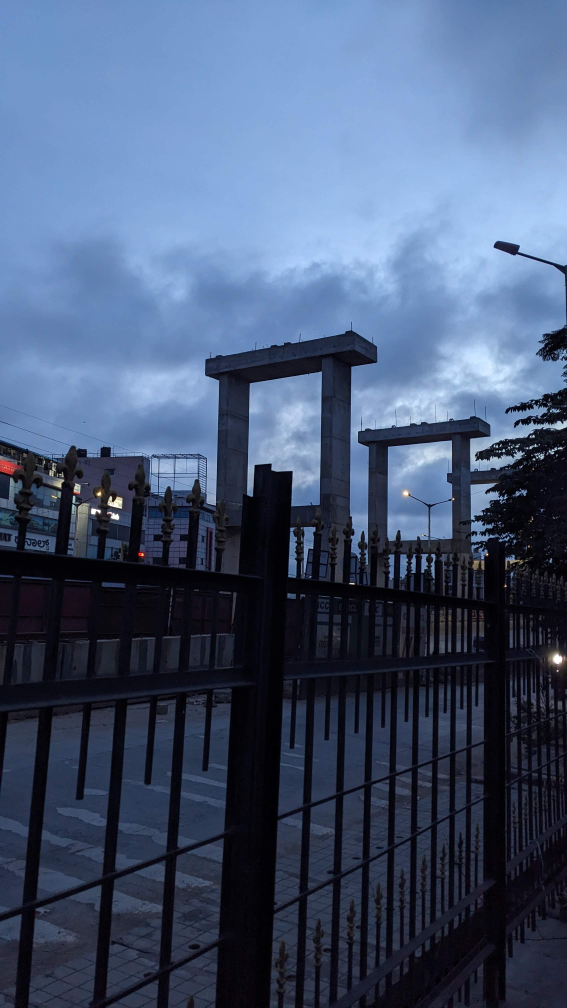
#> input picture Resources/001_Intro to DL and IP - 1/data/GP_PXL_20240926_003004774.jpg, 2268 x 4032 px, given in place of the camera (shown at 1/4 size)
$ python RGB_visualize.py
#> lines starting #> are read from the running program, lines starting #| are printed output that depends on the picture
import cv2
import numpy as np
import pyautogui

def main():
    cap = cv2.VideoCapture(0)  # 0 for default webcam


    # # Set optional capture resolution (optional)
    # cap.set(cv2.CAP_PROP_FRAME_WIDTH, 320)
    # cap.set(cv2.CAP_PROP_FRAME_HEIGHT, 240)

    while True:
        ret, frame = cap.read()
#> frame is the input picture: shape (4032, 2268, 3); mean B, G, R 116.8, 87.7, 71.1

        if not ret:
            print("Error: Could not read frame.")
            break

        # Split the image into B, G, and R channels
        b, g, r = cv2.split(frame)
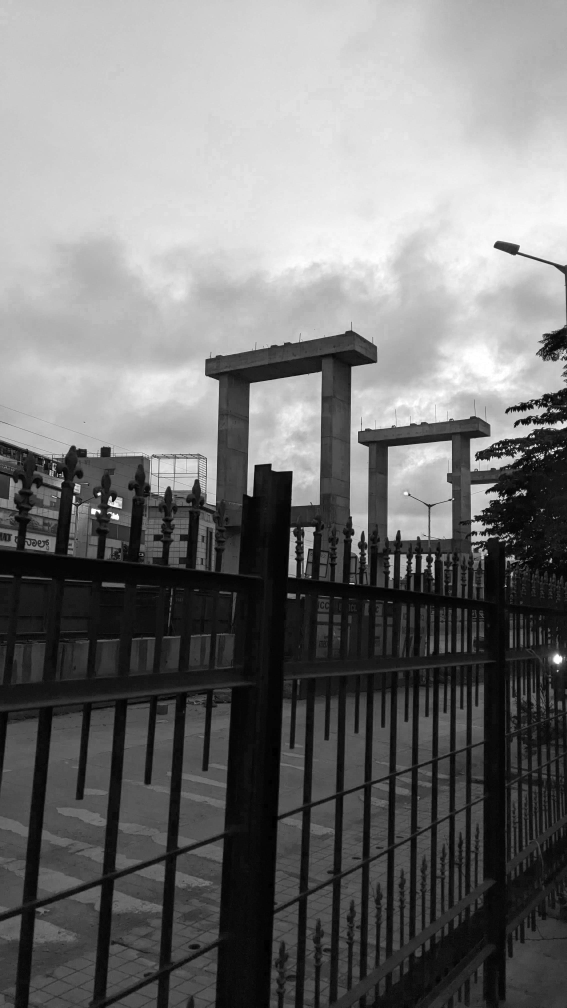
#> b: shape (4032, 2268) (shown at 1/4 size); min 0, max 255, mean 116.8
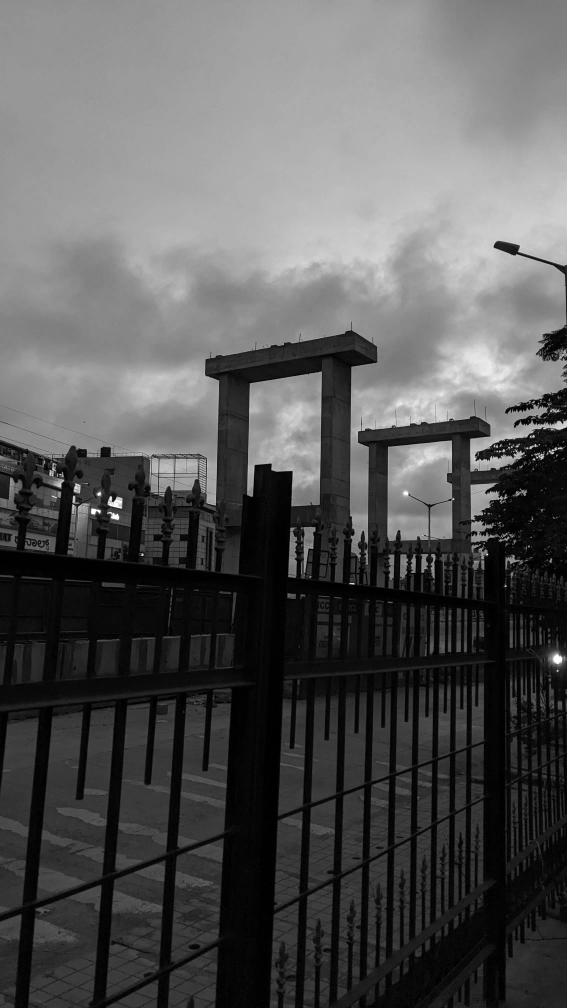
#> g: shape (4032, 2268) (shown at 1/4 size); min 0, max 255, mean 87.7
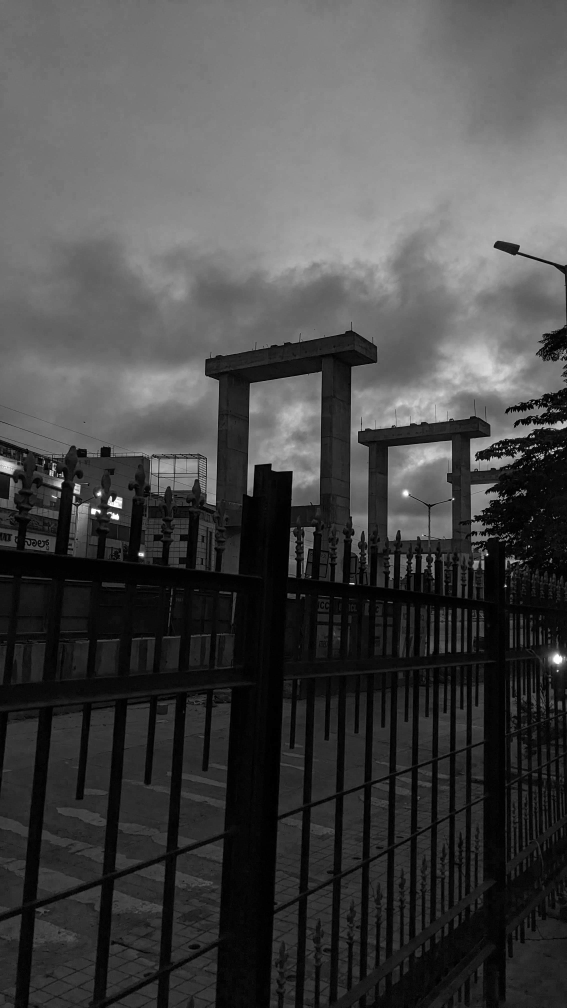
#> r: shape (4032, 2268) (shown at 1/4 size); min 0, max 255, mean 71.1

        # Create a larger image to hold all channels horizontally
        height, width, _ = frame.shape
#> height = 4032; width = 2268
        print("Frame shape:", frame.shape)
#| Frame shape: (4032, 2268, 3)
        print("B channel shape:", b.shape)
#| B channel shape: (4032, 2268)
        print("G channel shape:", g.shape)
#| G channel shape: (4032, 2268)
        print("R channel shape:", r.shape)
#| R channel shape: (4032, 2268)
        print("Combined image shape:", (height, width * 3, 3))
#| Combined image shape: (4032, 6804, 3)
        combined_image = np.zeros((height, width * 3, 3), dtype=np.uint8)

        # Place the channels horizontally
        combined_image[:, :width] = cv2.merge([b, np.zeros_like(b), np.zeros_like(b)])
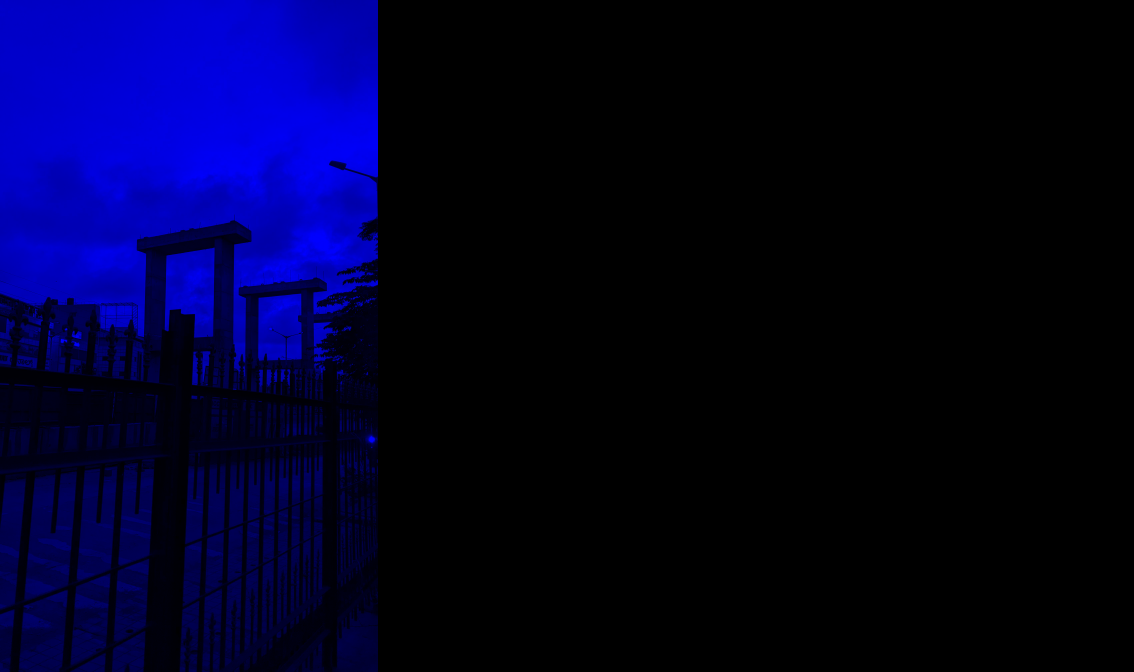
#> combined_image: shape (4032, 6804, 3) (shown at 1/6 size); mean of channels 0, 1, 2 38.9, 0, 0; drawn as B, G, R
        combined_image[:, width:2*width] = cv2.merge([np.zeros_like(g), g, np.zeros_like(g)])
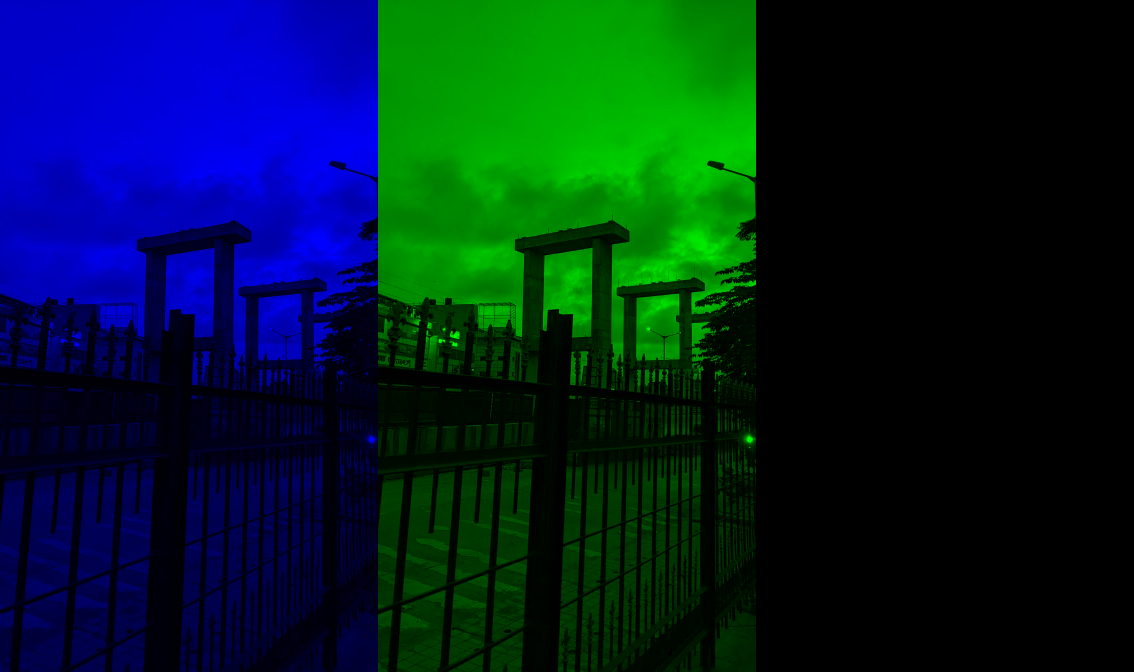
#> combined_image: shape (4032, 6804, 3) (shown at 1/6 size); mean of channels 0, 1, 2 38.9, 29.2, 0; drawn as B, G, R
        combined_image[:, 2*width:] = cv2.merge([np.zeros_like(r), np.zeros_like(r), r])
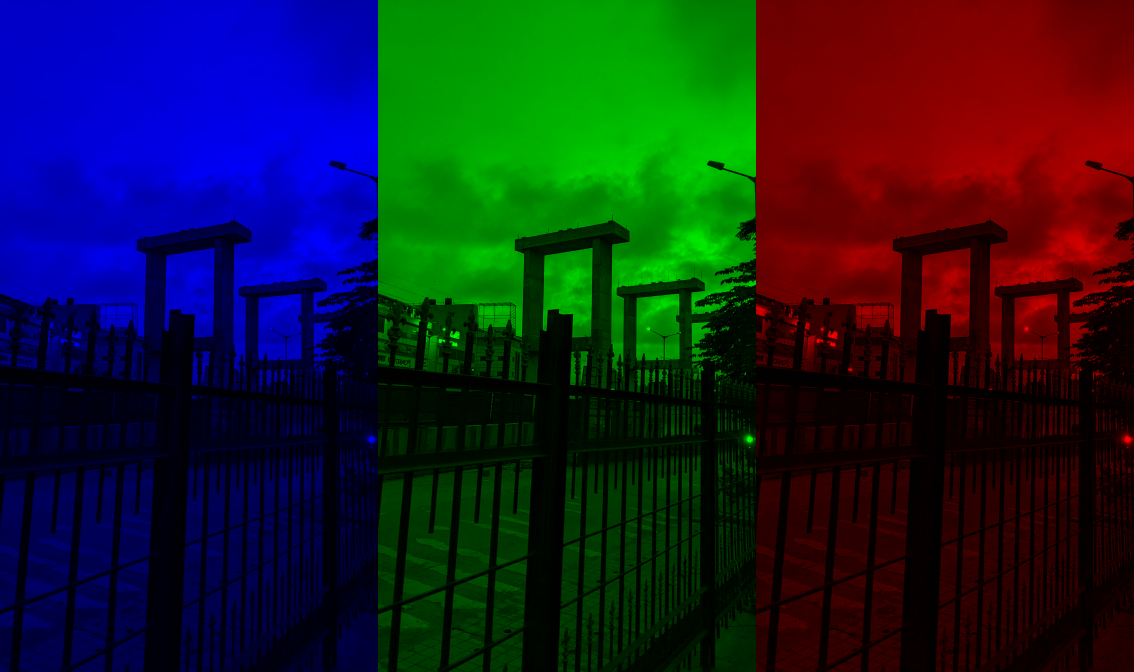
#> combined_image: shape (4032, 6804, 3) (shown at 1/6 size); mean of channels 0, 1, 2 38.9, 29.2, 23.7; drawn as B, G, R

        # Dynamically resize to fit screen width while preserving aspect ratio
#> (the run stopped early here; a loop or call above may not have finished)
